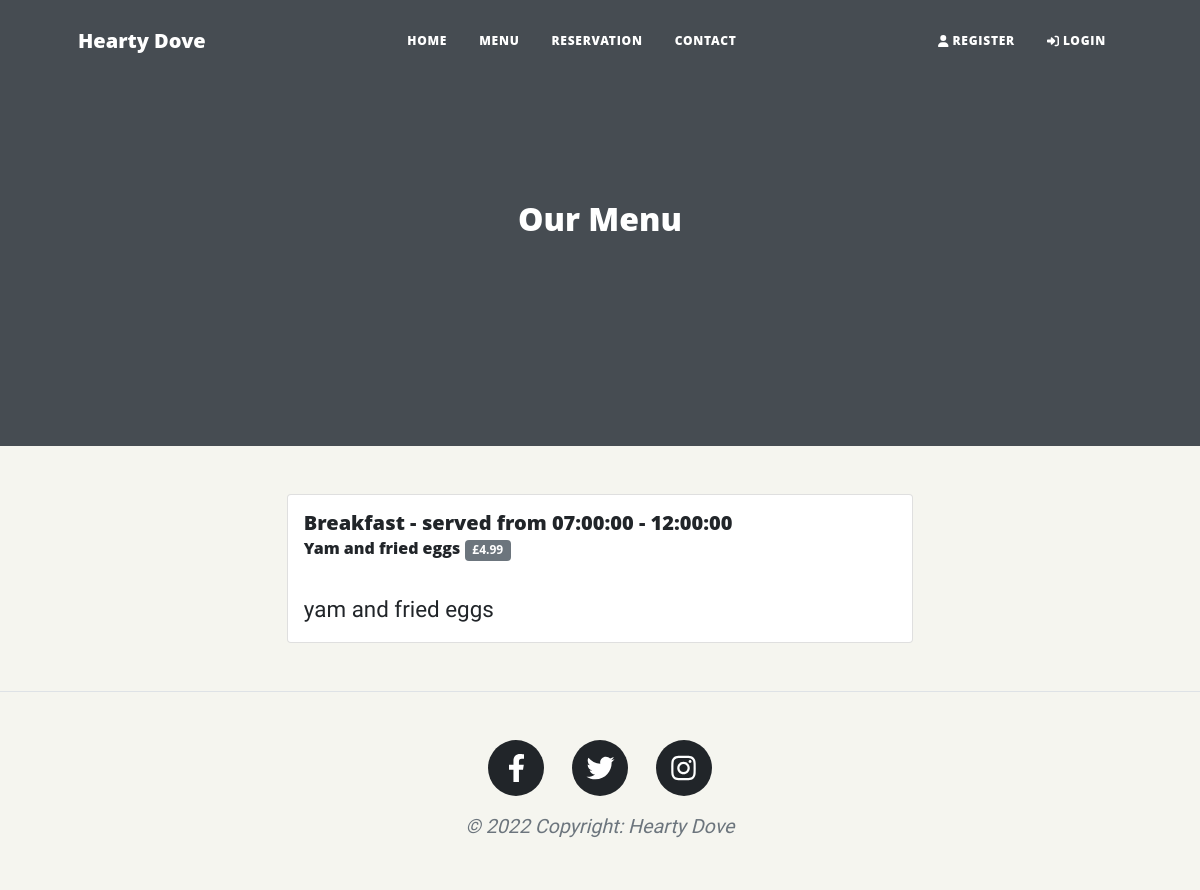
The app's page /menu/ with its own data.
### menu/models/meals.py (models this page shows, shortened)
class Category(models.Model):
    title = models.CharField(max_length=200, unique=True)
    description = models.TextField(blank=True)
    available_from = models.TimeField()
    available_until = models.TimeField()
    created_on = models.DateTimeField(auto_now_add=True)
    updated_on = models.DateTimeField(auto_now=True)
    class Meta:
        verbose_name_plural = "categories"
    def availability(self):
        return f"served from {self.available_from} - {self.available_until}"

class Meal(models.Model):
    meal_name = models.CharField(max_length=200, unique=True)
    description = models.CharField(max_length=200)
    category = models.ForeignKey(
        Category, on_delete=models.CASCADE, related_name='meals')
    dietary_info = models.TextField(blank=True)
    allergy_info = models.TextField(blank=True)
    price = models.FloatField()
    is_available = models.BooleanField(default=True)
    created_on = models.DateTimeField(auto_now_add=True)
    updated_on = models.DateTimeField(auto_now=True)
    class Meta:
        ordering = ['-is_available', '-category']

### menu/views.py (the view)
# urls.py: path('', views.MealList.as_view(), name='meal_list'),
class MealList(generic.ListView):
    template_name = 'menu/meal_list.html'
    context_object_name = 'meal_list'
    def get_queryset(self):
        categories = Category.objects.select_related().filter(
            meals__is_available=True)
        queryset = {'categories': categories}
        return queryset

### menu/templates/menu/meal_list.html
{% extends "base.html" %}
{% block header_content %}
      <h2>Our Menu</h2>
{% endblock %}
{% block content %}
<div class="col-md-10 col-lg-8 col-xl-7">
  {% for category in meal_list.categories %}
  <div class="card">
    <div class="card-body">
      <h5 class="card-title">{{category.title }} - {{category.availability}}</h5>
      {% for meal in category.meals.all %}
      <h6 class="card-subtitle mb-2">
        {{ meal.meal_name }}
        <span class="badge badge-secondary">£{{ meal.price }}</span>
      </h6>
      <p class="card-text">{{ meal.description}}</p>
      {% endfor %}
    </div>
  </div>
  {% endfor %}
</div>
{% endblock %}

### templates/base.html (shortened to what this page needs)
{% load static %}
<!DOCTYPE html>
<html lang="en">
<head>
    <link rel="stylesheet" href="https://cdn.jsdelivr.net/npm/bootstrap@4.6.2/dist/css/bootstrap.min.css"
>
    <link rel="stylesheet" href="{% static 'css/clean-blog.css' %}">
    <link rel="stylesheet" href="{% static 'css/style.css' %}">
</head>
<body>
    <nav class="navbar navbar-expand-lg navbar-light" id="mainNav">
        <div class="container px-4 px-lg-5">
            <a class="navbar-brand" href="{% url 'restaurant:index' %}">Hearty Dove</a>
            <div class="collapse navbar-collapse" id="navbarResponsive">
                <ul class="navbar-nav ms-auto py-4 py-lg-0">
                    <li class="nav-item"><a class="nav-link px-lg-3 py-3 py-lg-4"
                            href="{% url 'restaurant:index' %}">Home</a></li>
                    <li class="nav-item"><a class="nav-link px-lg-3 py-3 py-lg-4"
                            href="{% url 'menu:meal_list' %}">Menu</a></li>
                    <li class="nav-item"><a class="nav-link px-lg-3 py-3 py-lg-4"
                            href="{%url 'reservation_request' %}">Reservation</a></li>
                    <li class="nav-item"><a class="nav-link px-lg-3 py-3 py-lg-4"
                            href="{% url 'restaurant:contact' %}">Contact</a></li>
                </ul>
                <ul class="nav navbar-nav ml-auto">
                    {% if user.is_authenticated %}
                    <li class="nav-item">
                        <a class="nav-link px-lg-3 py-3 py-lg-4" href="{% url 'user_reservation' %}">Manage Reservation</a>
                    </li>
                    <li class="nav-item">
                        <a class="nav-link px-lg-3 py-3 py-lg-4" href="{% url 'account_logout' %}">Logout <span class="fas fa-sign-out-alt"></span></a>
                    </li>
                    {% else %}
                    <li class="nav-item">
                        <a class="nav-link px-lg-3 py-3 py-lg-4" href="{% url 'account_signup' %}"><span class="fas fa-user"></span> Register</a>
                    </li>
                    <li class="nav-item">
                        <a class="nav-link px-lg-3 py-3 py-lg-4" href="{% url 'account_login' %}"><span class="fas fa-sign-in-alt"></span> Login</a>
                    </li>
                    {% endif %}
                </ul>
            </div>
        </div>
    </nav>
    <header class="masthead">
        <div class="container position-relative px-4 px-lg-5">
            <div class="row gx-4 gx-lg-5 justify-content-center">
                <div class="col-md-10 col-lg-8 col-xl-7">
                    <div class="site-heading">
                        {% block header_content %}
                        {% endblock header_content %}
                    </div>
                </div>
            </div>
        </div>
    </header>
    <div class="container px-2 px-lg-3">
        <div class="row gx-4 gx-lg-5 justify-content-center">
            {% block content %}{% endblock content %}
        </div>
    </div>
    <footer class="mt-5 border-top">
        <div class="container px-4 px-lg-5">
            <div class="row gx-4 gx-lg-5 justify-content-center">
                <div class="col-md-10 col-lg-8 col-xl-7">
                    <ul class="list-inline text-center">
                        <li class="list-inline-item">
                            <a href="https://facebook.com" target="_blank" rel="noopener"
                                aria-label="Visit our Facebook page (opens in a new tab)" role="button">
                                <span class="fa-stack fa-lg">
                                    <i class="fas fa-circle fa-stack-2x"></i>
                                    <i class="fab fa-facebook-f fa-stack-1x fa-inverse"></i>
                                </span>
                            </a>
                        </li>
                        <li class="list-inline-item">
                            <a href="https://twitter.com" target="_blank" rel="noopener"
                                aria-label="Visit our Twitter page (opens in a new tab)" role="button">
                                <span class="fa-stack fa-lg">
                                    <i class="fas fa-circle fa-stack-2x"></i>
                                    <i class="fab fa-twitter fa-stack-1x fa-inverse"></i>
                                </span>
                            </a>
                        </li>
                        <li class="list-inline-item">
                            <a href="https://instagram.com" target="_blank" rel="noopener"
                                aria-label="Visit our Instagram page (opens in a new tab)" role="button">
                                <span class="fa-stack fa-lg">
                                    <i class="fas fa-circle fa-stack-2x"></i>
                                    <i class="fab fa-instagram fa-stack-1x fa-inverse"></i>
                                </span>
                            </a>
                        </li>
                    </ul>
                    <div class="small text-center text-muted fst-italic">© 2022 Copyright: Hearty Dove</div>
                </div>
            </div>
        </div>
    </footer>
</body>
</html>

### static/css/style.css (style rules this page uses)
body { background-color: #f5f5ef; font-family: 'Source Sans Pro', sans-serif; font-weight: 400; font-size: 1.4rem; }
.masthead { background-image: url(../images/alex-haney-CAhjZmVk5H4-unsplash.jpg); background-repeat: no-repeat; }

### records on screen
Category: title "Breakfast", availability "served from 07:00:00 - 12:00:00"
Meal: meal_name "Yam and fried eggs", price "4.99", description "yam and fried eggs"
